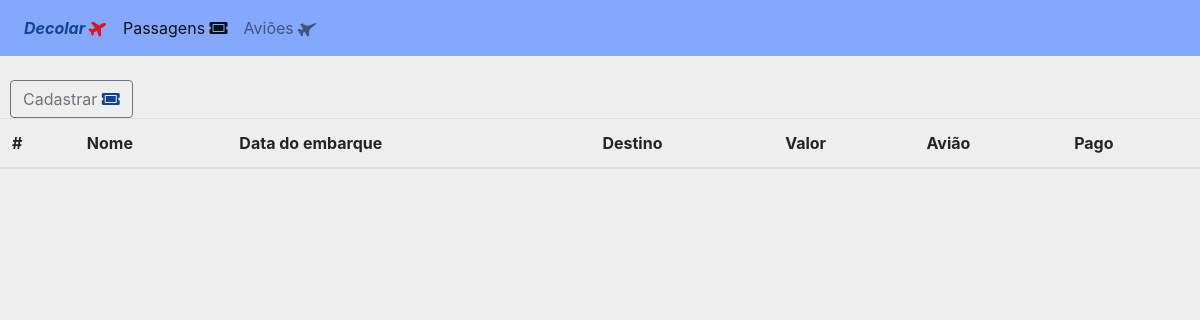
The app's page /Decolar.com/passagem.php, older data.
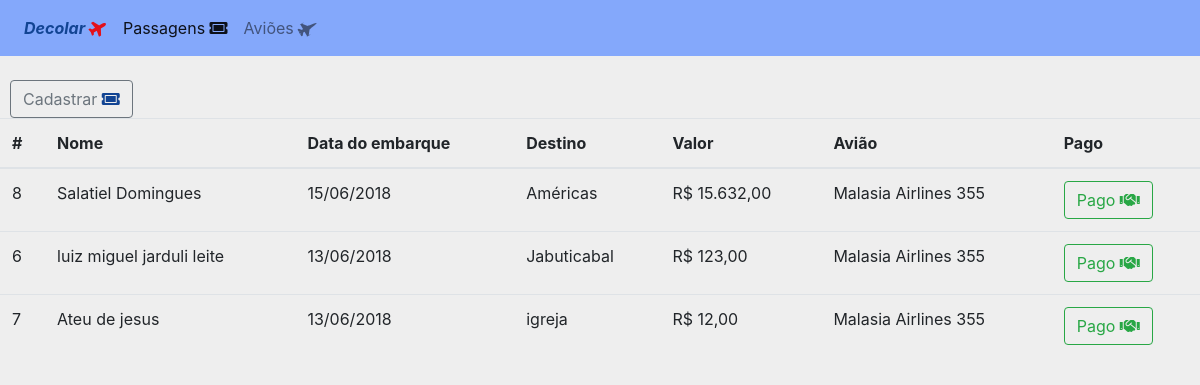
The same page, newer data.
### tables this page shows
CREATE TABLE IF NOT EXISTS `passagem` (
  `id` int(11) NOT NULL AUTO_INCREMENT,
  `nome` varchar(255) NOT NULL,
  `data_embarque` date NOT NULL,
  `destino` varchar(255) NOT NULL,
  `valor` float NOT NULL,
  `id_aviao` int(11) NOT NULL,
  `pago` bit(1) NOT NULL,
  PRIMARY KEY (`id`)
);

CREATE TABLE IF NOT EXISTS `aviao` (
  `id` int(11) NOT NULL AUTO_INCREMENT,
  `nome` varchar(255) NOT NULL,
  `lugares` int(11) NOT NULL,
  `lugares_disponiveis` int(11) NOT NULL,
  PRIMARY KEY (`id`)
);

### Decolar.com/passagem.php (the view, shortened to what this page needs)
<!DOCTYPE html>
<html>
<head>
	<link rel="stylesheet" type="text/css" href="css/bootstrap.css">
	<link rel="stylesheet" type="text/css" href="font/css/fontawesome-all.css">
</head>
<body style="background: #EEE;">
	<nav class="navbar navbar-expand-lg navbar-light bg-light" style="background: #84a8fb !important;">
		<div class="collapse navbar-collapse" id="navbarAltMarkup">
			<div class="navbar-nav">
				<a href="index.php" class="nav-item nav-link" style="font-style: italic;font-weight: bolder;color: #124493">Decolar <i class="fas fa-plane" style="color: #e31019;transform: rotate(330deg);"></i></a>
				<a href="passagem.php" class="nav-item nav-link active">Passagens <i class="fas fa-ticket-alt"></i></a>
				<a href="aviao.php" class="nav-item nav-link">Aviões <i class="fas fa-fighter-jet" style="transform: rotate(330deg);"></i></a>
			</div>
		</div>
	</nav>
	<br/>
	<button type="button" class="btn btn-outline-secondary" data-toggle="modal" data-target="#cadastrar" style="margin-left: 10px;">Cadastrar <i class="fas fa-ticket-alt" style="color: #124493;"></i></button>
	<br/>
	<table class="table table-hover">
		<thead>
		<tr>
			<th scope="col">#</th>
			<th scope="col">Nome</th>
			<th scope="col">Data do embarque</th>
			<th scope="col">Destino</th>
			<th scope="col">Valor</th>
			<th scope="col">Avião</th>
			<th scope="col">Pago</th>
		</tr>
		</thead>
		<tbody>
			<?php
				include_once "config.php";
				$sql = "SELECT *FROM passagem";
				$sqlSelect = mysqli_query($conexao,$sql);
				while ($linha = mysqli_fetch_assoc($sqlSelect)) {
			?>
			<tr>
				<td><?php echo $linha["id"]; ?></td>
				<td><?php echo $linha["nome"]; ?></td>
				<td><?php echo date("d/m/Y",strtotime($linha["data_embarque"])); ?></td>
				<td><?php echo $linha["destino"]; ?></td>
				<td>R$ <?php echo number_format($linha["valor"],2,",","."); ?></td>
				<td><?php $sqlaviaoExi = "SELECT * FROM aviao WHERE id = ".$linha["id_aviao"];
					$sqlexecuta = mysqli_query($conexao,$sqlaviaoExi);
					$aviao = mysqli_fetch_assoc($sqlexecuta);
					echo $aviao['nome'];
					 ?></td>
				<td><?php
					if ($linha["pago"] == 0) {
					?>
					<a href="pago.php?id=<?php echo $linha["id"];?>&aviao=<?php echo $aviao["id"]; ?>" class="btn btn-outline-danger">Não Pago <i class="fas fa-hand-holding-usd"></i></a>
					<?php
					} else {
					?>
					<a href="#" class="btn btn-outline-success">Pago <i class="fas fa-handshake"></i></a>
					<?php
					}
					?></td>
			</tr>
			<?php
			}
			?>
		</tbody>
	</table>
</body>
</html>

Row changes from the older to the newer data that the page shows:
added passagem: id "8", nome "Salatiel Domingues", data_embarque "15/06/2018", destino "Américas", valor "15.632,00", id_aviao.nome "Malasia Airlines 355", pago "Pago"
added passagem: id "6", nome "luiz miguel jarduli leite", data_embarque "13/06/2018", destino "Jabuticabal", valor "123,00", id_aviao.nome "Malasia Airlines 355", pago "Pago"
added passagem: id "7", nome "Ateu de jesus", data_embarque "13/06/2018", destino "igreja", valor "12,00", id_aviao.nome "Malasia Airlines 355", pago "Pago"
